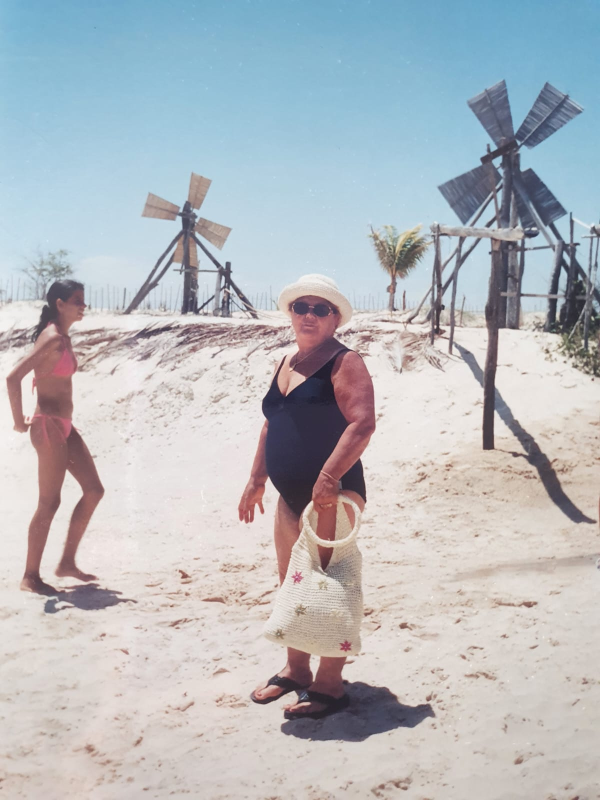
#> input picture examples/imagens/granny.png, 1200 x 1600 px (shown at 1/2 size)
$ jupyter execute basic_operations.ipynb
#> lines starting #> are read from the running program, lines starting #| are printed output that depends on the picture; after the words box and inside, x2 and y2 are one past the last pixel; in counts of white or black regions, pixels touching at a corner belong together
# Basic Operations - Example

The code below shows some basic operations that can be done to images.

1. Addition
2. Subtraction
3. Multiplication
4. Logarithmzation
5. Exponentialization
6. [Otsu Thresholding](https://en.wikipedia.org/wiki/Otsu%27s_method)
7. [Histogram calculation](https://en.wikipedia.org/wiki/Image_histogram)
8. [Histogram equalization](https://en.wikipedia.org/wiki/Histogram_equalization)
9. Histogram expansion and contraction

[cell 1]
import numpy as np
import matplotlib.pyplot as plt
from matplotlib.colors import Normalize
import imageio.v3 as iio

## Functions

[cell 2]
def normalize(img : np.ndarray, min = 0.0, max = 1.0):
  """Function that converts an image to the given desired range.

  Parameters
  ----------

  img : np.ndarray
    Image to be normalized.
  min : float
    Bottom value of the new range for conversion.
  max : float
    Top value of the new range for conversion."""
  return ((img - np.min(img))/(np.max(img) - np.min(img)))*(max - min) + min

def to_image(img : np.ndarray):
  """Converts an image to the 8-bit unsigned integer range

  Parameters
  ----------

  img : np.ndarray
    Image to be converted."""

  return normalize(img, 0.0, 255.0).astype(np.uint8)

def convert_to_grayscale(img : np.ndarray):
  """Function that converts an image to grayscale with standard color weights.

  Parameters
  ----------

  img : np.ndarray
    Image to be converted."""

  return to_image(0.299*img[:, :, 0] + 0.587*img[:, :, 1] + 0.114*img[:, :, 2])

[cell 3]
def avg(img1 : np.ndarray, img2 : np.ndarray):
    assert img1.shape == img2.shape, "The two images should have the same size and color channels."
    return (img1 + img2)/2.0

def gaussian(shape : tuple, sigma : float, x0 : np.ndarray = np.array([0.0, 0.0])):
    x = np.arange(-shape[1], shape[1], 2.0)
    y = np.arange(-shape[0], shape[0], 2.0)
    x, y = np.meshgrid(x, y)
    return np.exp(-((x - x0[0])**2 + (y - x0[1])**2)/(2*sigma**2))

def log(img : np.ndarray):
    n_img = np.zeros_like(img)
    n_img[img > 0] = np.log(img[img > 0])
    return to_image(n_img)

def histogram(img : np.ndarray):
    """Produces a histogram of the image.
    Returns a tuple with the unique values and its counts.

    Parameters
    ----------

    img : np.ndarray (N, M)
        Grayscale image to be processed."""

    val, counts = np.unique(img, return_counts=True)

    rang = np.arange(0, 256, 1).astype(np.int64)
    hist = np.zeros_like(rang).astype(np.int64)
    hist[val] += counts

    return rang, hist


def equalization(img : np.ndarray):
    """Applies a histogram equalization onto the given image.

    Parameters
    ----------

    img : np.ndarray
        Image to be equalized"""

    val, count = histogram(img)

    P = img.shape[0]*img.shape[1]

    ps = count/P

    cumsum = lambda p, i : np.sum(p[:i])

    new_img = np.zeros_like(img)

    for i in range(256):
        new_img[img == i] = int(cumsum(ps, i)*255)

    return new_img

def thresholding(img : np.ndarray, threshold : float = 0.5):
  """Limiarizes the image given a threshold. If the image is not on grayscale format,
  it will be converted to and then limiarized.

  Parameters
  ----------

  img : np.ndarray
    Image to be limiarized.
  threshold : float inside the range (0.0, 1.0]
    Threshold to limiarize the image."""
  assert 0.0 < threshold < 1.0, 'threshold out of range of (0.0, 1.0].'
  new_img = convert_to_grayscale(img) if len(img.shape) > 2 else np.copy(img)

  new_img[img < threshold] = 0.0
  new_img[img >= threshold] = 1.0

  return new_img

def otsu_thresholding(img):
    """Applies an otsu thresholding to an image.

    Parameters
    ----------

    img : np.ndarray
        Image to be thresholded."""
    val, counts = histogram(img)

    P = img.shape[0]*img.shape[1]

    p = counts/P

    cumsum = lambda p, i, L : np.sum(p[i:L])

    T = np.arange(0, p.shape[0], 1, dtype=int)

    w0 = np.array([cumsum(p, 0, T[i]) for i in range(T.shape[0])])
    w1 = np.array([cumsum(p, T[i], p.shape[0]) for i in range(T.shape[0])])

    mi0 = np.zeros_like(w0)
    mi1 = np.zeros_like(w1)

    mi0[w0 != 0] = np.array([np.sum(i*p[0 : T[i]]) for i in range(T.shape[0])])[w0 != 0]
    mi1[w1 != 0] = np.array([np.sum(i*p[T[i]: p.shape[0]]) for i in range(T.shape[0])])[w1 != 0]

    mi0[w0 != 0] = mi0[w0 != 0]/w0[w0 != 0]
    mi1[w1 != 0] = mi1[w1 != 0]/w1[w1 != 0]

    sigma_b = w0*w1*(mi0 - mi1)**2

    threshold = T[np.where(sigma_b == np.nanmax(sigma_b))[0][0]]/256.0

    return to_image(thresholding(normalize(img), threshold))


def histogram_resize(img : np.ndarray, rate : float):
    """Resizes the histogram by a given rate.

    Parameters
    ----------
    img : np.ndarray
        Target image.
    rate : float
        Rate of resizing.
    """

    val = np.arange(0.0, 256.0, 1.0)

    new_max = 255*rate

    diff = new_max - 255

    new_min = 0 - int(diff//2)
    new_max = 255 + int(diff//2)

    new_hist = normalize(val, new_min, new_max).astype(int)

    new_hist[new_hist < 0] = 0
    new_hist[new_hist >= 255] = 255

    new_img = np.copy(img)

    for value in range(256):
        new_img[img == value] = new_hist[value]

    return new_img.astype(np.uint8)

[cell 4]
img = iio.imread("imagens/granny.png")
#> img is the input picture: shape (1600, 1200, 3); mean R, G, B 181.7, 185.9, 190.9
img2 = iio.imread("imagens/granny2.jpeg")
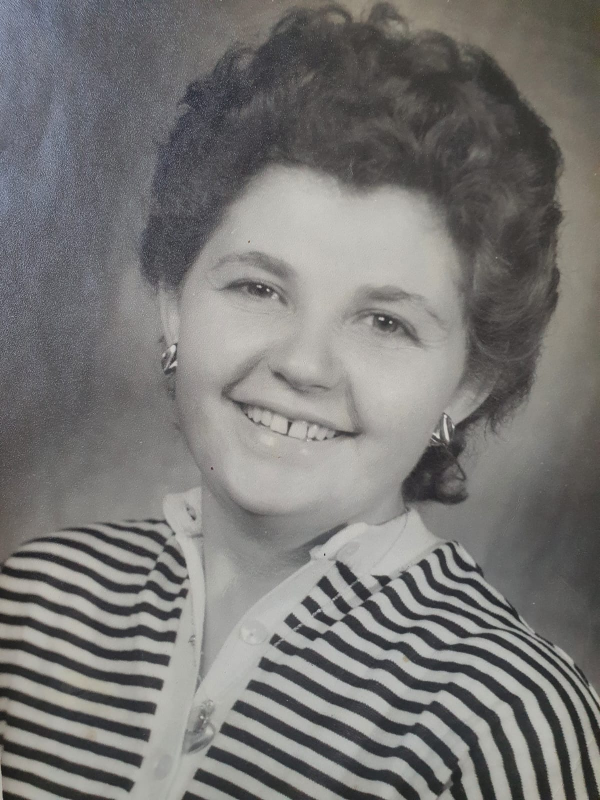
#> input picture examples/imagens/granny2.jpeg, 1200 x 1600 px (shown at 1/2 size)
#> img2 is the input picture: shape (1600, 1200, 3); mean R, G, B 120, 118.8, 117.2

[cell 5]
img = convert_to_grayscale(img)
img2 = convert_to_grayscale(img2)

plt.subplot(121)
plt.imshow(img, cmap = "gray")
plt.title("Image 1")
plt.axis("off")

plt.subplot(122)
plt.imshow(img2, cmap = "gray")
plt.title("Image 2")
plt.axis("off")

print(img.shape)
#| (1600, 1200)
print(img2.shape)
#| (1600, 1200)

## Basic Operations

[cell 6]
img_com = iio.imread("imagens/com.jpeg")
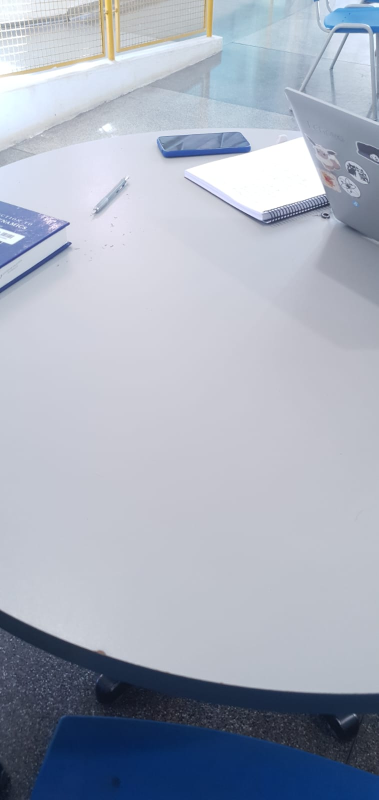
#> input picture examples/imagens/com.jpeg, 757 x 1600 px (shown at 1/2 size)
#> img_com is the input picture: shape (1600, 757, 3); mean R, G, B 166.9, 173.9, 188.4
img_sem = iio.imread("imagens/sem.jpeg")
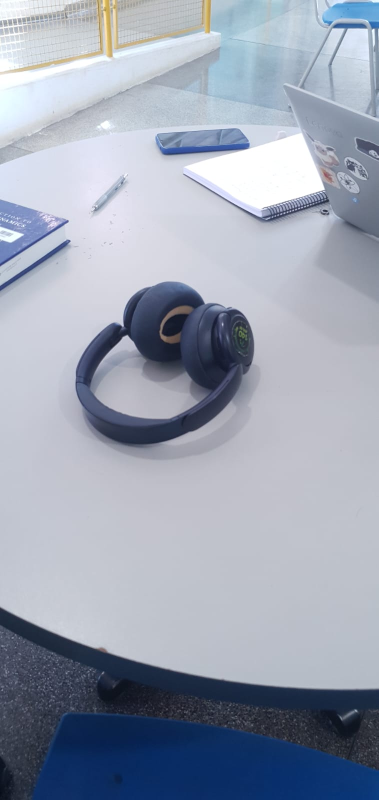
#> input picture examples/imagens/sem.jpeg, 757 x 1600 px (shown at 1/2 size)
#> img_sem is the input picture: shape (1600, 757, 3); mean R, G, B 155.9, 163.4, 178.9

img_com = convert_to_grayscale(img_com)
img_sem = convert_to_grayscale(img_sem)

[cell 7]
plt.figure(figsize=(15, 15))

plt.subplot(141)
plt.imshow(to_image(img + img2), cmap = "gray")
plt.title("Add")
plt.axis("off")

plt.subplot(142)
plt.imshow(to_image(img_com - img_sem), cmap = "gray")
plt.title("Subtract")
plt.axis("off")

plt.subplot(143)
plt.imshow(to_image(img*img2), cmap = "gray")
plt.title("Multiply")
plt.axis("off")

plt.subplot(144)
plt.imshow(to_image(avg(img, img2)), cmap = "gray")
plt.title("Average")
plt.axis("off")

[cell 8]
plt.figure(figsize=(15, 15))

plt.subplot(141)
plt.imshow(img, cmap = "gray")
plt.title("Original")
plt.axis("off")

plt.subplot(142)
plt.imshow(np.exp(normalize(img, 0.0, 10.0)), cmap = "gray")
plt.title("Exponential")
plt.axis("off")

plt.subplot(143)
plt.imshow(log(img), cmap = "gray")
plt.title("Logarithm")
plt.axis("off")
plt.subplot(144)
plt.imshow(gaussian(img.shape, 600.0)*img2 + img, cmap = "gray")
plt.title("Gauss*(Image 2) + Image 1")
plt.axis("off")

## Histogram

[cell 9]
val1, counts1 = histogram(img)
#> in histogram, `val, counts = np.unique(img, return_counts=True)`: val = 253 values from 0 to 255; counts = 253 values, max 37602 at index 208, min 1 at index 252, mean 7588.9
#> val1 = 256 values from 0 to 255; counts1 = 256 values, max 37602 at index 210, min 0 at index 1, mean 7500
val2, counts2 = histogram(img2)
#> val2 = 256 values from 0 to 255; counts2 = 256 values, max 20544 at index 211, min 0 at index 1, mean 7500

plt.figure(figsize = (10, 10))

plt.subplot(221)
plt.imshow(img, cmap = "gray")
plt.axis("off")
plt.subplot(222)
plt.ylim(0.0, 40000)
plt.plot(val1, counts1)
plt.subplot(223)
plt.imshow(img2, cmap = "gray")
plt.axis("off")
plt.subplot(224)
plt.ylim(0.0, 40000)
plt.plot(val2, counts2)
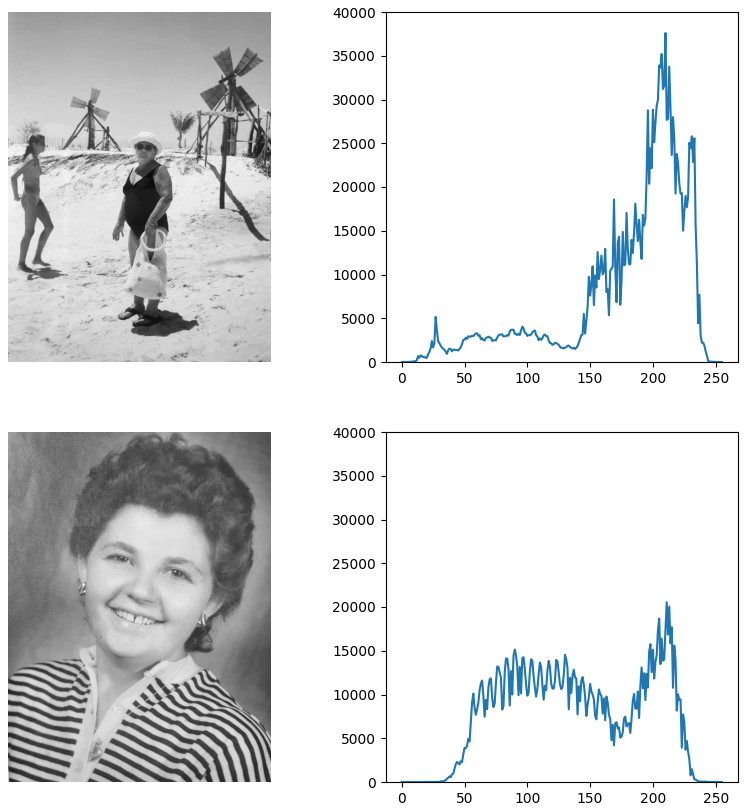
#> figure drawn by matplotlib, 4 panels; panel 2: curve peaks at x = 210, y = 37602; panel 4: curve peaks at x = 211, y = 20544

## Histogram Equalization

[cell 10]
eq1 = to_image(equalization(img))
#> in equalization, `val, count = histogram(img)`: val = 256 values from 0 to 255; count has the same summary as counts1 outside equalization
#> in equalization, `ps = count/P`: ps = 256 values, max 0.0196 at index 210, min 0 at index 1, mean 0.00391
eq2 = to_image(equalization(img2))
#> in equalization (call 2), `val, count = histogram(img)`: count has the same summary as counts2 outside equalization
#> in equalization (call 2), `ps = count/P`: ps = 256 values, max 0.0107 at index 211, min 0 at index 1, mean 0.00391
#> after the loop in equalization (call 2), `for i in range(256):`:
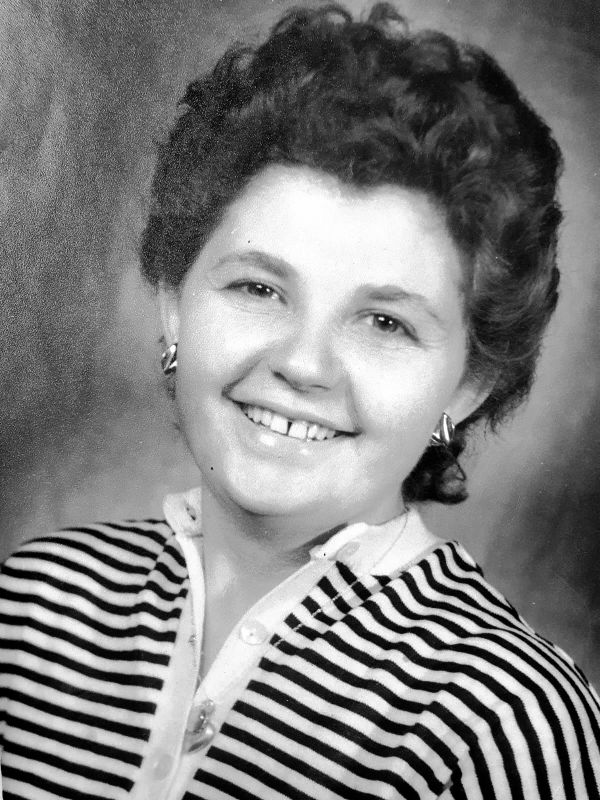
#> new_img: shape (1600, 1200) (shown at 1/2 size); min 0, max 254, mean 126.2

plt.figure(figsize=(14, 10))

plt.subplot(231)
plt.title("Original")
plt.imshow(img, cmap = "gray")
plt.axis("off")

plt.subplot(232)
plt.title("Equalized")
plt.imshow(eq1, cmap = "gray")
plt.axis("off")

val_3, counts_3 = histogram(img)
#> val_3 = 256 values from 0 to 255; counts_3 has the same summary as counts1
val_4, counts_4 = histogram(eq1)
#> val_4 = 256 values from 0 to 255; counts_4 = 256 values, max 37602 at index 172, min 0 at index 48, mean 7500

val_4 = val_4[counts_4 != 0]
#> val_4 = 133 values from 0 to 255
counts_4 = counts_4[counts_4 != 0]
#> counts_4 = 133 values, max 37602 at index 103, min 3578 at index 2, mean 14436.1

plt.subplot(233)
plt.title("Histograms")
plt.plot(val_3, counts_3, label = "Original")
plt.plot(val_4, counts_4, label = "Equalized")
plt.xlabel("Value")
plt.ylabel("Number of pixels")
plt.legend()

plt.subplot(234)
plt.imshow(img2, cmap = "gray")
plt.axis("off")

plt.subplot(235)
plt.imshow(eq2, cmap = "gray")
plt.axis("off")

val_5, counts_5 = histogram(img2)
#> val_5 = 256 values from 0 to 255; counts_5 has the same summary as counts2
val_6, counts_6 = histogram(eq2)
#> val_6 = 256 values from 0 to 255; counts_6 = 256 values, max 20544 at index 227, min 0 at index 8, mean 7500

val_6 = val_6[counts_6 != 0]
#> val_6 = 175 values from 0 to 255
counts_6 = counts_6[counts_6 != 0]
#> counts_6 = 175 values, max 20544 at index 158, min 3689 at index 172, mean 10971.4

plt.subplot(236)
plt.plot(val_5, counts_5, label = "Original")
plt.plot(val_6, counts_6, label = "Equalized")
plt.xlabel("Value")
plt.ylabel("Number of pixels")
plt.legend()
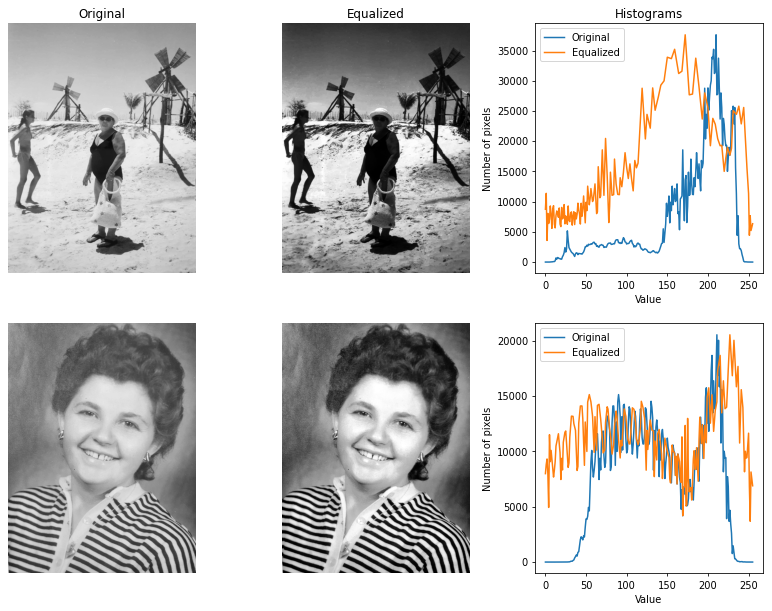
#> figure drawn by matplotlib, 6 panels; panel 3: curve peaks at x = 210, y = 37602; panel 3: curve peaks at x = 172, y = 37602; panel 6: curve peaks at x = 211, y = 20544; panel 6: curve peaks at x = 227, y = 20544

## Otsu Thresholding

[cell 11]
plt.subplot(121)
plt.title("Original")
plt.imshow(img, cmap = "gray")
plt.axis("off")

plt.subplot(122)
plt.title("Otsu thresholded")
plt.imshow(otsu_thresholding(img), cmap = "gray")
#> in otsu_thresholding, `val, counts = histogram(img)`: val = 256 values from 0 to 255; counts has the same summary as counts1 outside otsu_thresholding
#> in otsu_thresholding, `p = counts/P`: p = 256 values, max 0.0196 at index 210, min 0 at index 1, mean 0.00391
#> in otsu_thresholding, `w0 = np.array([cumsum(p, 0, T[i]) for i in range(T.shape[0])])`: w0 = 256 values from 0 to 1
#> in otsu_thresholding, `w1 = np.array([cumsum(p, T[i], p.shape[0]) for i in range(T.shape[0])])`: w1 = 256 values, max 1 at index 0, min 5.21e-07 at index 254, mean 0.709
#> in otsu_thresholding, `sigma_b = w0*w1*(mi0 - mi1)**2`: sigma_b = 256 values, max 3.06e-27 at index 186, min 0 at index 0, mean 1.41e-28
#> in otsu_thresholding, `threshold = T[np.where(sigma_b == np.nanmax(sigma_b))[0][0]]/256.0`: threshold = 0.727
#> in thresholding, `new_img[img >= threshold] = 1.0`:
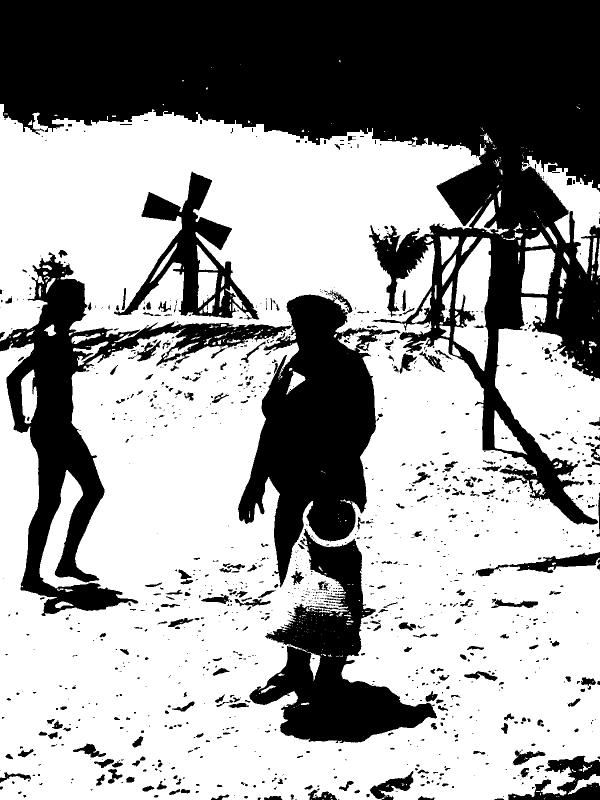
#> new_img: shape (1600, 1200) float64 (shown at 1/2 size); values 0 (black) and 1 (white), 61.5% white; 1210 black regions (816 under 20 px), largest, box (x1, y1, x2, y2) and area: (0, 0, 1200, 1049) 432952, (476, 589, 801, 1175) 89900, (0, 504, 583, 1232) 80768
plt.axis("off")

## Histogram expansion and contraction

[cell 12]
rate = 0.2
rate_2 = 1.5

resize = histogram_resize(img, rate)
#> after the loop in histogram_resize, `for value in range(256):`:
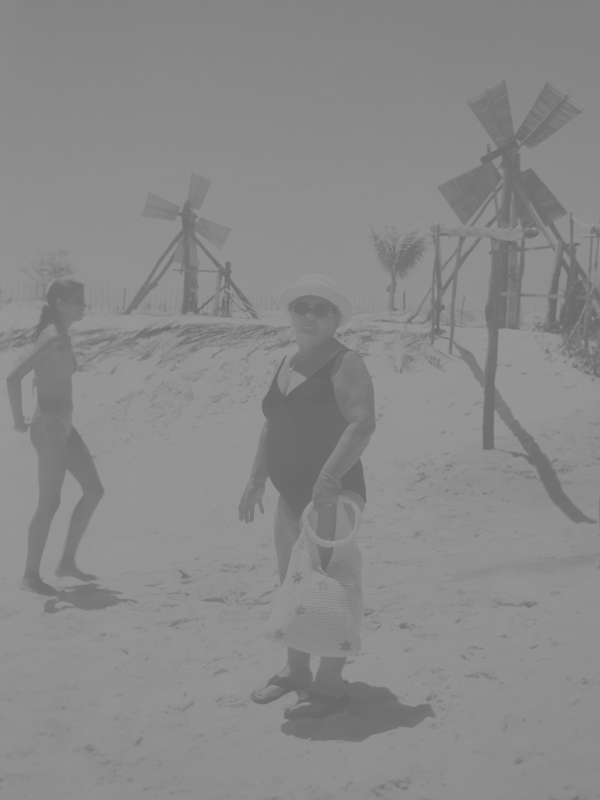
#> new_img: shape (1600, 1200) (shown at 1/2 size); min 102, max 153, mean 137.7
resize_2 = histogram_resize(img, rate_2)
#> call 2 of histogram_resize, with rate = 1.5
#> after the loop in histogram_resize (call 2), `for value in range(256):`:
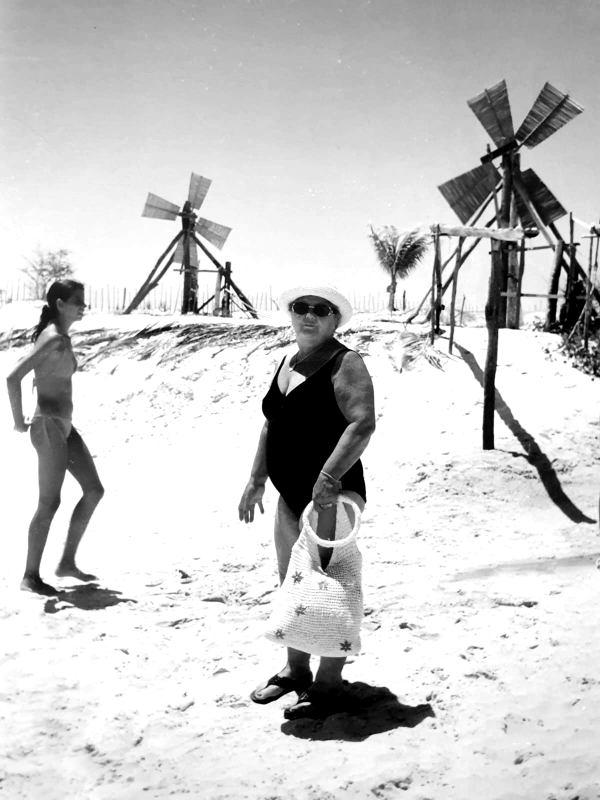
#> new_img: shape (1600, 1200) (shown at 1/2 size); min 0, max 255, mean 202.2

# overcoming the imshow issue with vmin and vmax
if rate < 1.0:
    resize[0, 0] = 0
#> resize: shape (1600, 1200); under 0.01% of pixels changed, all inside (x1, y1, x2, y2) = (0, 0, 1, 1)
    resize[-1, -1] = 255
#> resize: shape (1600, 1200); min 0, max 255, mean 137.7

val_i, count_i = histogram(img)
#> val_i = 256 values from 0 to 255; count_i has the same summary as counts1
val_r, count_r = histogram(resize)
#> val_r = 256 values from 0 to 255; count_r = 256 values, max 165523 at index 143, min 0 at index 1, mean 7500
val_r2, count_r2 = histogram(resize_2)
#> val_r2 = 256 values from 0 to 255; count_r2 = 256 values, max 526712 at index 255, min 0 at index 3, mean 7500

plt.figure(figsize=(10, 17))
plt.subplot(321)
plt.title("Original")
plt.imshow(img, cmap = "gray")
plt.axis("off")

plt.subplot(322)
plt.title("Histogram")
plt.plot(val_i, count_i)
plt.xlabel("Value")
plt.ylabel("Number of pixels")
plt.ylim(-1000, 50000)

plt.subplot(323)
plt.title("Histogram resized")
plt.imshow(resize, cmap = "gray")
plt.axis("off")

plt.subplot(324)
plt.title("Histogram")
plt.plot(val_i, count_i, label = "Original")
plt.plot(val_r, count_r, label = f'{rate}x resized')
plt.xlabel("Value")
plt.ylabel("Number of pixels")
plt.ylim(-1000, 50000)
plt.legend()

plt.subplot(325)
plt.title("Histogram resized")
plt.imshow(resize_2, cmap = "gray")
plt.axis("off")

plt.subplot(326)
plt.title("Histogram")
plt.plot(val_i, count_i, label = "Original")
plt.plot(val_r2, count_r2, label = f'{rate_2}x resized')
plt.xlabel("Value")
plt.ylabel("Number of pixels")
plt.ylim(-1000, 50000)
plt.legend()
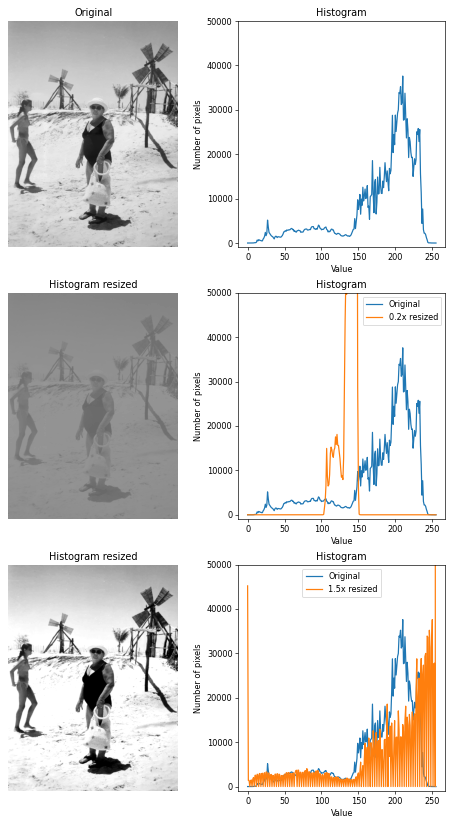
#> figure drawn by matplotlib, 6 panels; panel 2: curve peaks at x = 210, y = 37602; panel 4: curve peaks at x = 210, y = 37602; panel 4: curve peaks at x = 143, y = 165523; panel 6: curve peaks at x = 210, y = 37602
